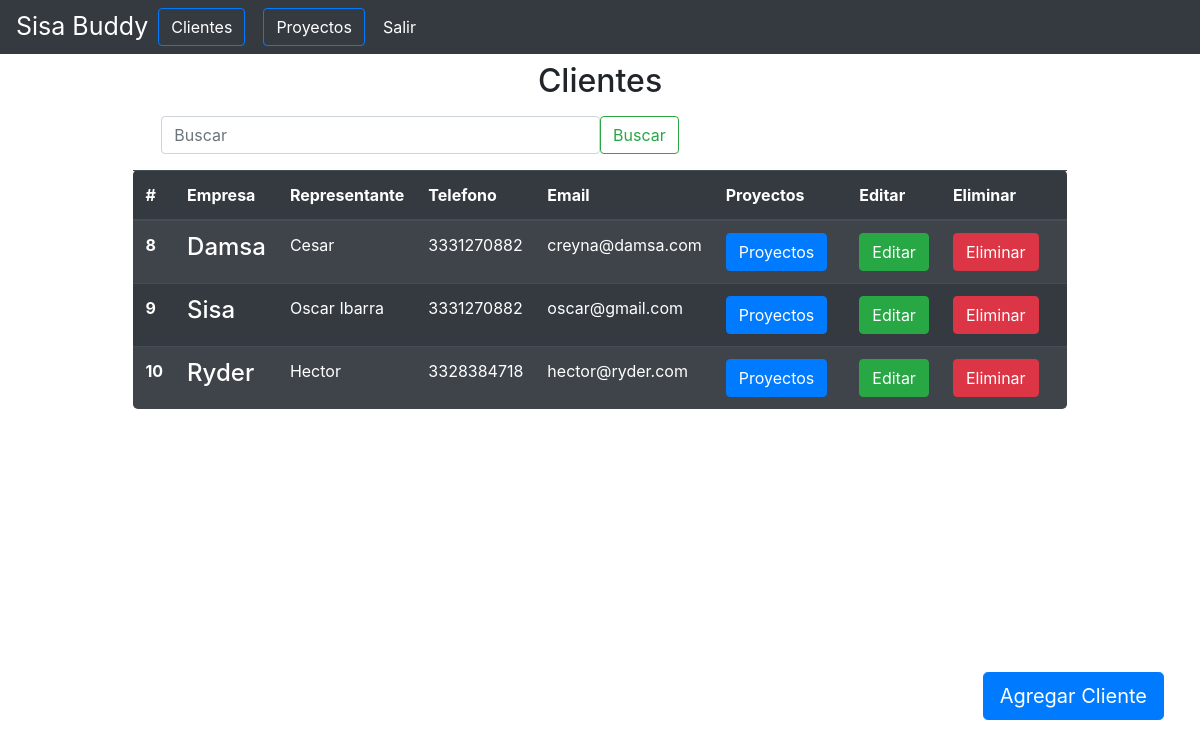
The app's page /clientes/ (signed in), older data.
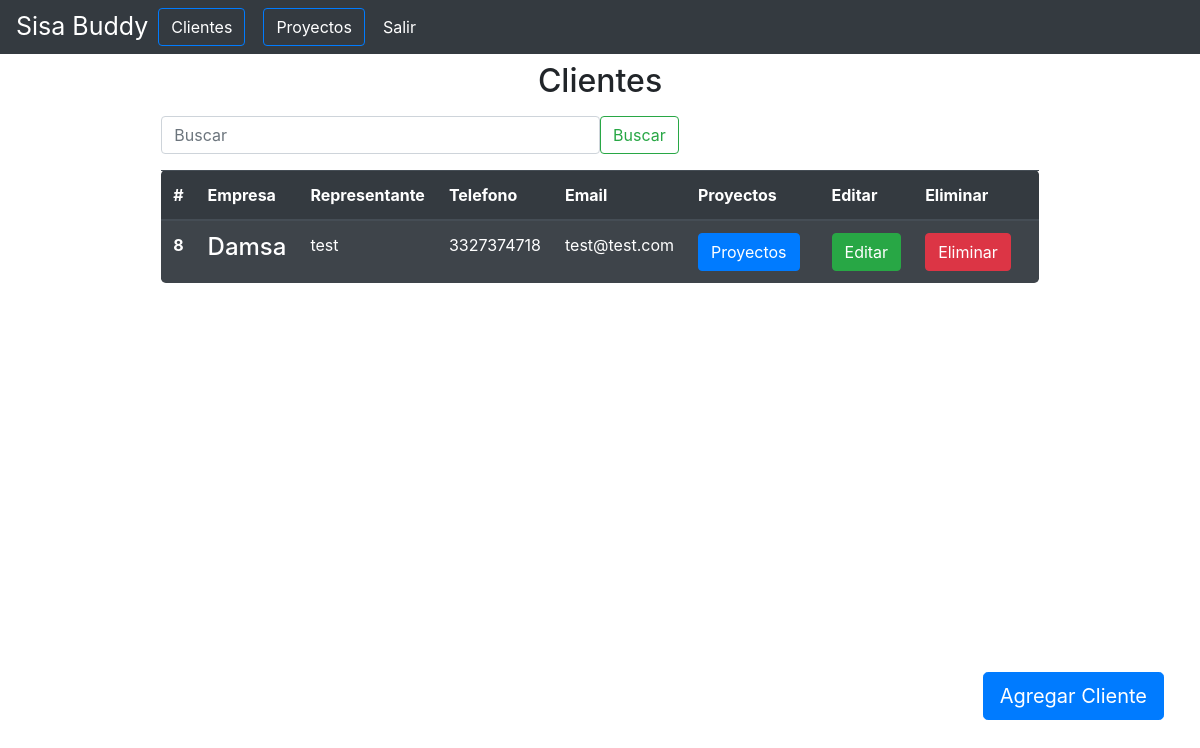
The same page, newer data.
### Customer/models.py (models this page shows, shortened)
class Customer(models.Model):
    name_bussines = models.CharField(("Empresa"), blank=False, max_length=15)
    representative = models.CharField(("Representante"), max_length=50)
    phone = models.CharField(("Telefono"), max_length=15)
    email = models.EmailField(max_length=200)
    slug = models.SlugField(("Slug"))
    created_at = models.DateField(auto_now=True, auto_now_add=False)

### Customer/views.py (the view)
# urls.py: path('', AllCustomersView.as_view(), name="customers"),
class AllCustomersView(LoginRequiredMixin, ListView):
    login_url = '/login'
    model = Customer
    template_name ="customer_list.html"
    def get_context_data(self, **kwargs):
        context = super().get_context_data(**kwargs)
        return context

### Customer/templates/customer_list.html (shortened to what this page needs)
{% extends "base.html" %}
{% block content %}
<div class="">
    <p class="h2 text-center mt-2">Clientes</p>
    {% include 'search.html' %}
    <table class="table table-dark table-striped table-hover rounded-lg  mx-auto w-75">
        <thead>
            <tr>
                <th scope="col">#</th>
                <th scope="col">Empresa</th>
                <th scope="col">Representante</th>
                <th scope="col">Telefono</th>
                <th scope="col">Email</th>
                <th scope="col">Proyectos</th>
                <th scope="col">Editar</th>
                <th scope="col">Eliminar</th>
            </tr>
        </thead>
        <tbody>
            {% for customer in customer_list %}
            <tr>
                <th scope="row">{{customer.pk}}</th>
                <td><h4>{{customer.name_bussines}}</h4></td>
                <td>{{customer.representative}}</td>
                <td>{{customer.phone}}</td>
                <td>{{customer.email}}</td>
                <td><a href="{% url 'index' %}" class="btn btn-primary mr-2">Proyectos</a>
                    <td><a href="{% url 'edit_customers' customer.slug %}" class="btn btn-success">Editar</a></td>
                    </td>
                    <td><a href="{% url 'delete_customers' customer.slug %}" class="mr-3 btn btn-danger">Eliminar</a></td>
            </tr>
            {% endfor%}
        </tbody>
    </table>
    <div class="btn-project"><a class="btn btn-primary btn-lg" href="{% url 'create_customers'%}">Agregar Cliente</a>
    </div>
</div>
{% endblock  %}

Row changes from the older to the newer data that the page shows:
removed Customer: pk "9", name_bussines "Sisa", representative "Oscar Ibarra", phone "3331270882", email "oscar@gmail.com"
removed Customer: pk "10", name_bussines "Ryder", representative "Hector", phone "3328384718", email "hector@ryder.com"
changed Customer "Damsa": representative "Cesar" → "test"; phone "3331270882" → "3327374718"; email "creyna@damsa.com" → "test@test.com"
